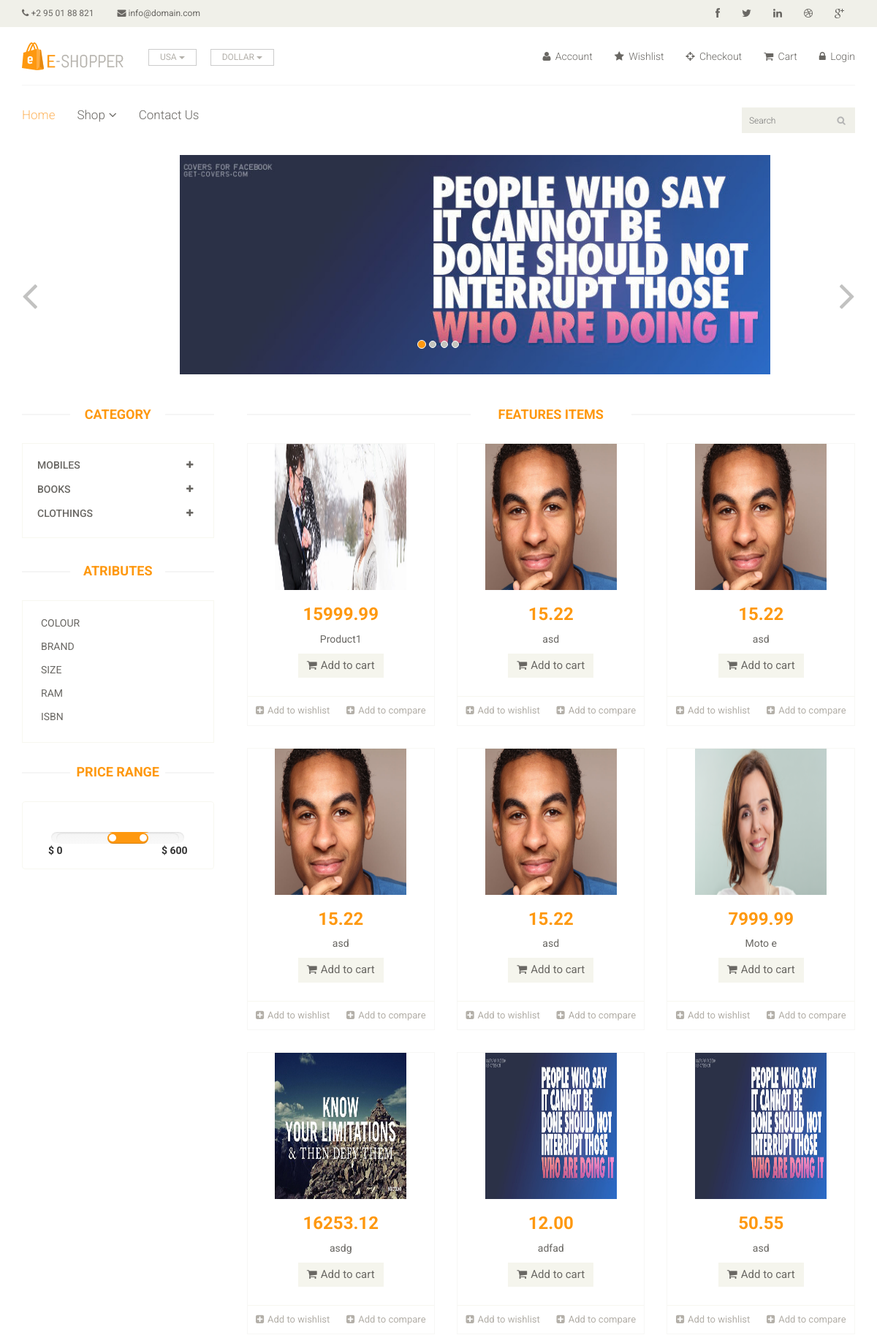
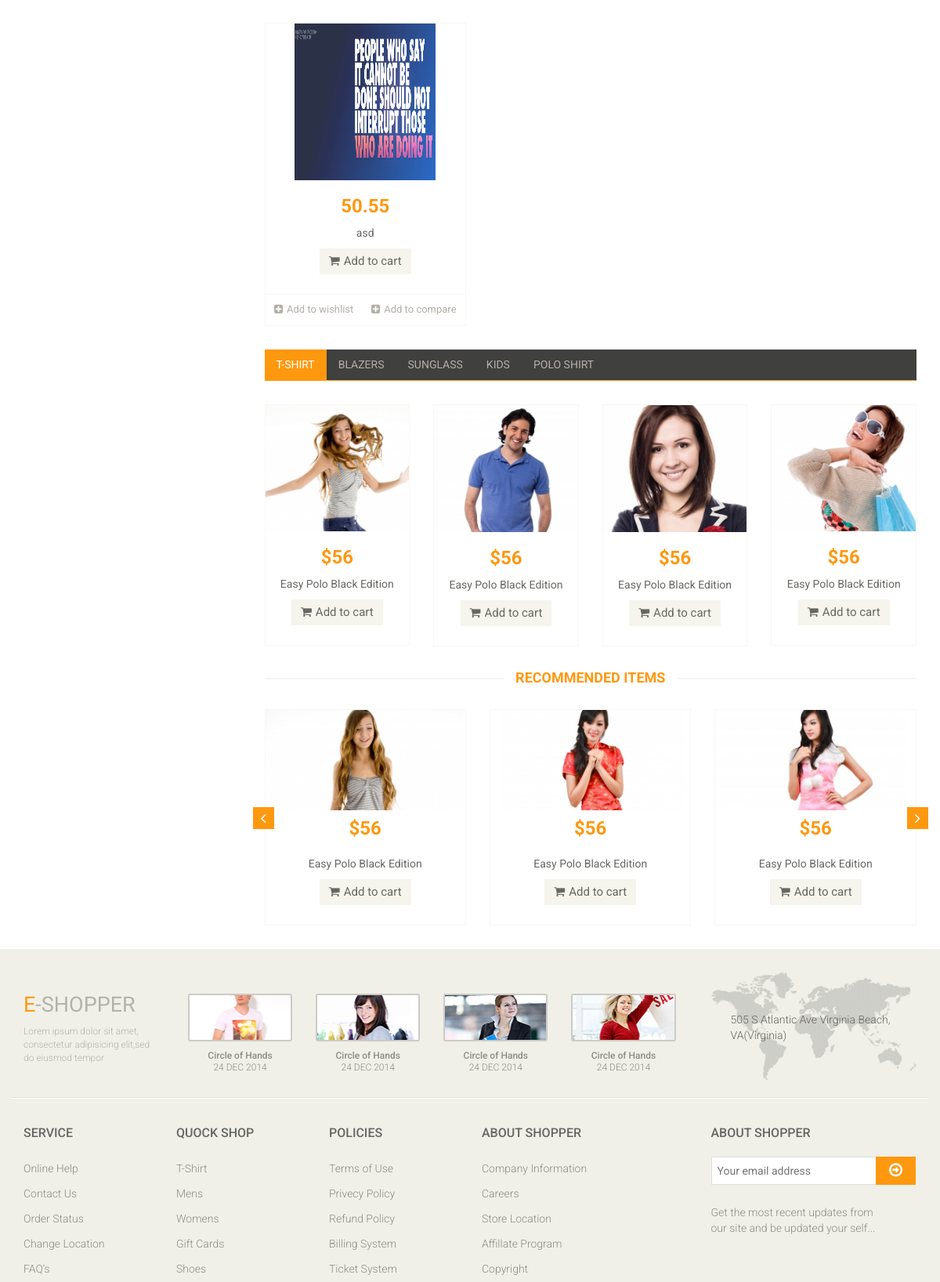
The page / (upper part) on the database its author committed (2 pictures, top to bottom).
### tables this page shows
CREATE TABLE IF NOT EXISTS `banners` (
  `banner_id` int(11) NOT NULL AUTO_INCREMENT,
  `banner_path` varchar(255) NOT NULL,
  `status` tinyint(1) NOT NULL DEFAULT '1' COMMENT '1- active0 - InactiveOnly active banners will get visible on fron end',
  `created_on` date NOT NULL,
  `created_by` int(11) NOT NULL,
  `modified_on` timestamp NULL DEFAULT CURRENT_TIMESTAMP,
  `modified_by` int(11) DEFAULT NULL,
  PRIMARY KEY (`banner_id`)
);

CREATE TABLE IF NOT EXISTS `category` (
  `category_id` int(11) NOT NULL AUTO_INCREMENT,
  `name` varchar(100) DEFAULT NULL,
  `parent_id` int(10) NOT NULL DEFAULT '0',
  `created_by` int(11) NOT NULL,
  `created_on` date NOT NULL,
  `modified_by` int(11) DEFAULT NULL,
  `modified_on` timestamp NULL DEFAULT CURRENT_TIMESTAMP,
  `status` tinyint(1) NOT NULL DEFAULT '1',
  PRIMARY KEY (`category_id`)
);

CREATE TABLE IF NOT EXISTS `product_attributes` (
  `product_attribute_id` int(11) NOT NULL AUTO_INCREMENT,
  `name` varchar(45) NOT NULL,
  `created_by` int(11) NOT NULL,
  `created_on` date NOT NULL,
  `modified_by` int(11) DEFAULT NULL,
  `modified_on` timestamp NULL DEFAULT CURRENT_TIMESTAMP,
  `status` tinyint(1) NOT NULL DEFAULT '1',
  PRIMARY KEY (`product_attribute_id`)
);

CREATE TABLE IF NOT EXISTS `product` (
  `id` int(11) NOT NULL AUTO_INCREMENT,
  `name` varchar(100) DEFAULT NULL,
  `sku` varchar(45) DEFAULT NULL,
  `short_description` varchar(100) DEFAULT NULL,
  `long_description` text,
  `price` float(14,2) DEFAULT NULL,
  `special_price` float(14,2) DEFAULT NULL,
  `special_price_from` date DEFAULT NULL,
  `special_price_to` date DEFAULT NULL,
  `status` enum('1','0') DEFAULT NULL,
  `quantity` int(10) DEFAULT NULL,
  `meta_title` varchar(45) DEFAULT NULL,
  `meta_description` text,
  `meta_keywords` text,
  `created_by` int(10) NOT NULL,
  `created_on` date NOT NULL,
  `modifed_by` int(10) DEFAULT NULL,
  `modified_on` timestamp NULL DEFAULT CURRENT_TIMESTAMP,
  `is_featured` bit(1) DEFAULT NULL COMMENT 'By Default it will be 0',
  PRIMARY KEY (`id`)
);

CREATE TABLE IF NOT EXISTS `product_images` (
  `id` int(11) NOT NULL AUTO_INCREMENT,
  `image_name` varchar(100) DEFAULT NULL,
  `status` enum('1','0') DEFAULT NULL,
  `created_by` int(11) NOT NULL,
  `created_on` date NOT NULL,
  `modified_by` int(11) DEFAULT NULL,
  `modified_on` timestamp NULL DEFAULT CURRENT_TIMESTAMP,
  `product_id` int(11) DEFAULT NULL,
  PRIMARY KEY (`id`),
  KEY `product_id_idx` (`product_id`)
);

### application/views/home_template.php (called while the page is built, shortened)
<?php
$this->load->view('home_templates/header');
$this->load->view($page);
if($display_category == 1){
$this->load->view('home_templates/category');
}
if($display_product == 1){
$this->load->view('home_templates/product');
}
?>

### application/modules/home/controllers/Index.php (called while the page is built, shortened)
<?php
class Index extends CI_Controller {
    public function __construct() {
        $this->load->helper('form');
        $this->load->model('Home_model','home');
    }
    public function index() {
        $data['result']= $this->home->get_banner();
        $data['parent_category']= $this->home->get_parent_category();
        $data['category']= $this->home->get_category();
        $data['attribute']= $this->home->get_attribute();
        $data['product']= $this->home->get_product();
        $data['display_category']=1;
        $data['display_product']=1;
        $data['error'] = "";
        $data['page']='home/homepage';
        $this->load->view('home_template', $data);
    }
}
?>

### index.php (called while the page is built, shortened)
<?php
require_once BASEPATH.'core/CodeIgniter.php';

### application/modules/home/models/Home_model.php (called while the page is built, shortened)
<?php
class Home_model extends CI_Model{
    public function get_banner() {
        $this->db->where('status',1);
        $query=$this->db->get('banners');
        return $query->result_array();
    }
    public function get_parent_category() {
        $this->db->where('parent_id',0);
        $this->db->where('status',1);
        $query=$this->db->get('category');
        return $query->result_array();
    }
    public function get_category() {
        $this->db->where('parent_id!=',0);
        $this->db->where('status',1);
        $query=$this->db->get('category');
        return $query->result_array();
    }
    public function get_attribute() {
        $this->db->where('status',1);
        $query=$this->db->get('product_attributes');
        return $query->result_array();
    }
    public function get_product() {
        $this->db->select('p.id,p.name,p.price,p.status,i.image_name,c.category_id');
        $this->db->from('product as p');
        $this->db->join('product_images as i', 'p.id=i.product_id');
        $this->db->join('product_categories as c', 'p.id=c.product_id');
        $this->db->where('p.status',1);
        $this->db->where('p.is_featured',1);
        $query = $this->db->get();
        return $query->result_array();
    }
}
?>

### application/views/home_templates/product.php (the view, shortened to what this page needs)
<div class="col-sm-9 padding-right">
    <div class="features_items">
        <h2 class="title text-center">Features Items</h2>
       <?php foreach($product AS $row){ ?>
        <div class="col-sm-4">
            <div class="product-image-wrapper">
                <div class="single-products">
                    <div class="productinfo text-center">
                        <img src="<?php echo base_url(); ?>upload/product/<?php echo $row['image_name']?>" alt="" style="height:200px;width:180px"/>
                        <h2><?php echo $row['price']?></h2>
                        <p><?php echo $row['name']; ?></p>
                        <a href="#" class="btn btn-default add-to-cart"><i class="fa fa-shopping-cart"></i>Add to cart</a>
                    </div>
                    <div class="product-overlay">
                        <div class="overlay-content">
                        </div>
                    </div>
                </div>
                <div class="choose">
                    <ul class="nav nav-pills nav-justified">
                        <li><a href="#"><i class="fa fa-plus-square"></i>Add to wishlist</a></li>
                        <li><a href="#"><i class="fa fa-plus-square"></i>Add to compare</a></li>
                    </ul>
                </div>
            </div>
        </div>
       <?php } ?>
    </div>
    <div class="category-tab">
        <div class="col-sm-12">
            <ul class="nav nav-tabs">
                <li class="active"><a href="#tshirt" data-toggle="tab">T-Shirt</a></li>
                <li><a href="#blazers" data-toggle="tab">Blazers</a></li>
                <li><a href="#sunglass" data-toggle="tab">Sunglass</a></li>
                <li><a href="#kids" data-toggle="tab">Kids</a></li>
                <li><a href="#poloshirt" data-toggle="tab">Polo shirt</a></li>
            </ul>
        </div>
        <div class="tab-content">
            <div class="tab-pane fade active in" id="tshirt" >
                <div class="col-sm-3">
                    <div class="product-image-wrapper">
                        <div class="single-products">
                            <div class="productinfo text-center">
                                <img src="<?php echo base_url(); ?>public/frontend/images/home/gallery1.jpg" alt="" />
                                <h2>$56</h2>
                                <p>Easy Polo Black Edition</p>
                                <a href="#" class="btn btn-default add-to-cart"><i class="fa fa-shopping-cart"></i>Add to cart</a>
                            </div>
                        </div>
                    </div>
                </div>
                <div class="col-sm-3">
                    <div class="product-image-wrapper">
                        <div class="single-products">
                            <div class="productinfo text-center">
                                <img src="<?php echo base_url(); ?>public/frontend/images/home/gallery2.jpg" alt="" />
                                <h2>$56</h2>
                                <p>Easy Polo Black Edition</p>
                                <a href="#" class="btn btn-default add-to-cart"><i class="fa fa-shopping-cart"></i>Add to cart</a>
                            </div>
                        </div>
                    </div>
                </div>
                <div class="col-sm-3">
                    <div class="product-image-wrapper">
                        <div class="single-products">
                            <div class="productinfo text-center">
                                <img src="<?php echo base_url(); ?>public/frontend/images/home/gallery3.jpg" alt="" />
                                <h2>$56</h2>
                                <p>Easy Polo Black Edition</p>
                                <a href="#" class="btn btn-default add-to-cart"><i class="fa fa-shopping-cart"></i>Add to cart</a>
                            </div>
                        </div>
                    </div>
                </div>
                <div class="col-sm-3">
                    <div class="product-image-wrapper">
                        <div class="single-products">
                            <div class="productinfo text-center">
                                <img src="<?php echo base_url(); ?>public/frontend/images/home/gallery4.jpg" alt="" />
                                <h2>$56</h2>
                                <p>Easy Polo Black Edition</p>
                                <a href="#" class="btn btn-default add-to-cart"><i class="fa fa-shopping-cart"></i>Add to cart</a>
                            </div>
                        </div>
                    </div>
                </div>
            </div>
        </div>
    </div>
    <div class="recommended_items">
        <h2 class="title text-center">recommended items</h2>
        <div id="recommended-item-carousel" class="carousel slide" data-ride="carousel">
            <div class="carousel-inner">
                <div class="item active">
                    <div class="col-sm-4">
                        <div class="product-image-wrapper">
                            <div class="single-products">
                                <div class="productinfo text-center">
                                    <img src="<?php echo base_url(); ?>public/frontend/images/home/recommend1.jpg" alt="" />
                                    <h2>$56</h2>
                                    <p>Easy Polo Black Edition</p>
                                    <a href="#" class="btn btn-default add-to-cart"><i class="fa fa-shopping-cart"></i>Add to cart</a>
                                </div>
                            </div>
                        </div>
                    </div>
                    <div class="col-sm-4">
                        <div class="product-image-wrapper">
                            <div class="single-products">
                                <div class="productinfo text-center">
                                    <img src="<?php echo base_url(); ?>public/frontend/images/home/recommend2.jpg" alt="" />
                                    <h2>$56</h2>
                                    <p>Easy Polo Black Edition</p>
                                    <a href="#" class="btn btn-default add-to-cart"><i class="fa fa-shopping-cart"></i>Add to cart</a>
                                </div>
                            </div>
                        </div>
                    </div>
                    <div class="col-sm-4">
                        <div class="product-image-wrapper">
                            <div class="single-products">
                                <div class="productinfo text-center">
                                    <img src="<?php echo base_url(); ?>public/frontend/images/home/recommend3.jpg" alt="" />
                                    <h2>$56</h2>
                                    <p>Easy Polo Black Edition</p>
                                    <a href="#" class="btn btn-default add-to-cart"><i class="fa fa-shopping-cart"></i>Add to cart</a>
                                </div>
                            </div>
                        </div>
                    </div>
                </div>
            </div>
            <a class="left recommended-item-control" href="#recommended-item-carousel" data-slide="prev">
                <i class="fa fa-angle-left"></i>
            </a>
            <a class="right recommended-item-control" href="#recommended-item-carousel" data-slide="next">
                <i class="fa fa-angle-right"></i>
            </a>
        </div>
    </div>
</div>

### application/modules/home/views/homepage.php
	<section id="slider">
		<div class="container">
			<div class="row">
				<div class="col-sm-12">
					<div id="slider-carousel" class="carousel slide" data-ride="carousel">
						<ol class="carousel-indicators">
                                                    <?php
                                                    $i=0;
                                                    foreach($result as $id ) { ?>
                                                    <li data-target="#slider-carousel" data-slide-to="<?php echo $id['banner_id']; ?>" class="<?php if($i==0){
                                                    echo "active";
                                                    }
?>"></li>
                                                    <?php $i++; } ?>
						</ol>
						<div class="carousel-inner">
                                                        <?php
                                                        $j=0;
                                                        foreach($result as $image) {?>
                                                        <div class="item <?php
                                                        if($j==0){
                                                          echo "active";
                                                        }?>">
								<div class="col-md-12" style="text-align:center">
                                                                    <img src="<?php echo base_url(); ?>upload/<?php echo $image['banner_path']; ?>" class="girl img-responsive" alt="" style="width:80% ; heigth:300px; margin: 0 auto;"/>
								</div>
							</div>
                                                        <?php $j++; } ?>
						</div>
						<a href="#slider-carousel" class="left control-carousel hidden-xs" data-slide="prev">
							<i class="fa fa-angle-left"></i>
						</a>
						<a href="#slider-carousel" class="right control-carousel hidden-xs" data-slide="next">
							<i class="fa fa-angle-right"></i>
						</a>
					</div>
				</div>
			</div>
		</div>
	</section>
	<section>
		<div class="container">
			<div class="row">

### application/views/home_templates/category.php (shortened to what this page needs)
<div class="col-sm-3">
    <div class="left-sidebar">
        <h2>Category</h2>
        <div class="panel-group category-products" id="accordian">
            <?php foreach($parent_category as $row1){?>
            <div class="panel panel-default">
                <div class="panel-heading">
                    <h4 class="panel-title">
                        <a data-toggle="collapse" data-parent="#accordian" href="#<?php echo $row1['name'];?>">
                            <span class="badge pull-right"><i class="fa fa-plus"></i></span>
                            <?php echo $row1['name']; ?>
                        </a>
                    </h4>
                </div>
            </div>
            <?php } ?>
        </div>
        <div class="brands_products">
            <h2>Atributes</h2>
            <div class="brands-name">
                <ul class="nav nav-pills nav-stacked">
                   <?php foreach($attribute as $row3){ ?>
                    <li><a href="#"> <span class="pull-right"></span><?php echo $row3['name'];?></a></li>
                   <?php } ?>
                </ul>
            </div>
        </div>
        <div class="price-range">
            <h2>Price Range</h2>
            <div class="well text-center">
                <div class="slider slider-horizontal" style="width: 182px;"></div><br>
                <b class="pull-left">$ 0</b> <b class="pull-right">$ 600</b>
            </div>
        </div>
    </div>
</div>

### rows shown on the page
banners: banner_path (picture)
category: name "MOBILES"
category: name "BOOKS"
category: name "CLOTHINGS"
product_attributes: name "COLOUR"
product_attributes: name "BRAND"
product_attributes: name "SIZE"
product_attributes: name "RAM"
product_attributes: name "ISBN"
product: product_images.image_name (picture), price "15999.99", name "Product1"
product: product_images.image_name (picture), price "15.22", name "asd"
product: product_images.image_name (picture), price "15.22", name "asd"
product: product_images.image_name (picture), price "15.22", name "asd"
product: product_images.image_name (picture), price "15.22", name "asd"
product: product_images.image_name (picture), price "7999.99", name "Moto e"
product: product_images.image_name (picture), price "16253.12", name "asdg"
product: product_images.image_name (picture), price "12.00", name "adfad"
product: product_images.image_name (picture), price "50.55", name "asd"
product: product_images.image_name (picture), price "50.55", name "asd"
